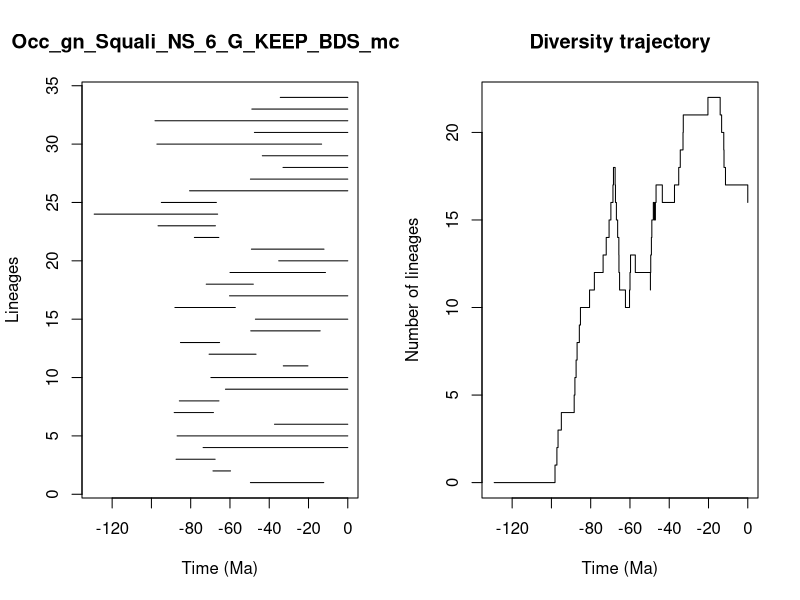

The R script that drew this image:


pdf(file='../Results/Genus_NS/5_MA_bins_EP/pyrate_mcmc_logs/Occ_gn_Squali_NS_6_G_KEEP_BDS_mcmc_LTT.pdf',width=0.6*20, height=0.6*10)
title = "Occ_gn_Squali_NS_6_G_KEEP_BDS_mcmc"
ts=c(49.585812189990435, 68.65945382478724,87.42827465734109,73.67760512102963,86.927242982803,37.323304462018456,88.40569462598799,85.78272553813649,62.30045612058046,69.7174363845578,32.848354191449204,70.63514512950877,85.21500704495735,49.419183530172944,47.04598327163062,88.03555680672666,60.22801376501982,72.08779498050431,59.97927418838014,35.16771274266223,49.08030580439259,78.12630328478524,96.6261461217159,129.14621190906396,94.94702872446754,80.58008444117178,49.5789473750601,32.98344776096706,43.51990051479496,97.20901382896764,47.55623741645109,98.17082704163936,48.860678944374456,34.37928852436108)
te=c(12.225497311876259, 59.71052042233735,67.55458402453384,0.0,0.0,0.0,68.40052304990482,65.60782492184723,0.0,0.0,20.29147927799103,46.71082817060023,65.28790595953821,14.061599109760213,0.0,57.27443459043775,0.0,48.105762986153636,11.355429019461074,0.0,12.10283358369194,65.66053914228908,67.38443663550586,66.27196101153524,66.90958714836589,0.0,0.0,0.0,0.0,13.319806270270456,0.0,0.0,0.0,0.0)
div_traj=c(0, 1,2,3,4,5,6,7,8,9,10,11,12,13,14,15,16,17,18,17,16,15,14,13,12,11,10,11,12,13,12,11,12,13,14,15,16,15,16,17,16,17,18,19,20,21,22,21,20,19,18,17,16)
time_events=c(129.14621190906396, 98.17082704163936,97.20901382896764,96.6261461217159,94.94702872446754,88.40569462598799,88.03555680672666,87.42827465734109,86.927242982803,85.78272553813649,85.21500704495735,80.58008444117178,78.12630328478524,73.67760512102963,72.08779498050431,70.63514512950877,69.7174363845578,68.65945382478724,68.40052304990482,67.55458402453384,67.38443663550586,66.90958714836589,66.27196101153524,65.66053914228908,65.60782492184723,65.28790595953821,62.30045612058046,60.22801376501982,59.97927418838014,59.71052042233735,57.27443459043775,49.585812189990435,49.5789473750601,49.419183530172944,49.08030580439259,48.860678944374456,48.105762986153636,47.55623741645109,47.04598327163062,46.71082817060023,43.51990051479496,37.323304462018456,35.16771274266223,34.37928852436108,32.98344776096706,32.848354191449204,20.29147927799103,14.061599109760213,13.319806270270456,12.225497311876259,12.10283358369194,11.355429019461074,0.0)
                par(mfrow=c(1,2))
                L = length(ts)
                plot(ts, 1:L , xlim=c(-max(ts)-1,0), pch=20, type="n", main=title,xlab="Time (Ma)",ylab="Lineages")
                for (i in 1:L){segments(x0=-te[i],y0=i,x1=-ts[i],y1=i)}    
                t = -time_events
                plot(div_traj ~ t,type="s", main = "Diversity trajectory",xlab="Time (Ma)",ylab="Number of lineages",xlim=c(-max(ts)-1,0))
                abline(v=c(65,200,251,367,445),lty=2,col="gray")
                
